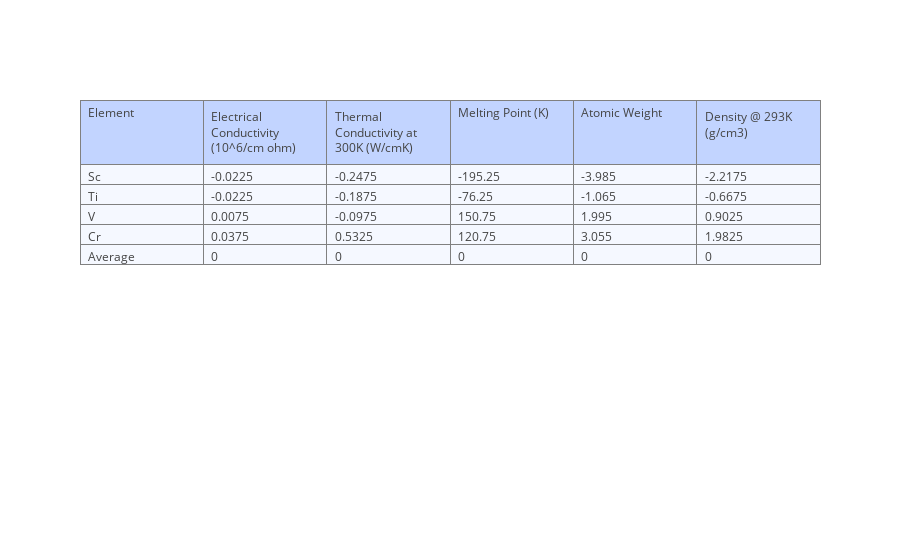

This figure's notebook cell:
### Markdown cell above
Since this is the input data, is it X from equation 1? No. An important consideration of X is that it is the pre-processed input data. Aside 1: in singular value decomposition (SVD) – another common data mining method – this data is indeed X in equation 1. The lack of removing the mean of the variables from the data as pre-processing is the primary difference between PCA and SVD. Aside 2: When do we not want to remove the mean? If we are interested in doing a study of the background as background effects are reduced in PCA, or if we are dealing with sparse data, where the measure of the mean of the data is not reliable.

In PCA, the rows of this matrix, which we will term X<Sub>input</Sub>, are the conditions (i.e. what we can control – chemistry, processing, structure, etc.) while the columns are the responses (e.g. properties, measurements, etc.). Note, if you do not pre-process the data such as in SVD, the final analysis result of the transpose is identical, and just T and P are opposite. If you do pre-process the data, then conditions must be the rows and responses must be the columns, otherwise your answer will be wrong.

First, we will subtract the mean (average) of each column from X<sub>input</sub>. The reason for removing the mean is so we can calculate the relational change in responses as a function of changing conditions. That is, without mean centering, we can identify general trends in the data but cannot easily capture specific relationships in the data. For example, melting point increases along with row number, but withoutmean centering, defining the physical explanation becomes challenging. This will become clearer when interpreting the final results. Subtracting the means of X<Sub>input</Sub> from each column yields X<sub>mean</sub> of:

### Code cell
# Calculate Xmean
Xmean = input_df - input_df.mean()
Xmean.loc['Average'] = Xmean.mean()

# Plot Xmean
iplot(plot_df(Xmean.round(4)), filename = 'Xmean_table')

### Figure 1 — Plotly figure (JSON) as saved in the notebook; plotly's stock layout.template omitted (floating-point values rounded to 4 significant figures)
{"data": [{"cells": {"align": ["left", "left", "left", "left", "left"], "fill": {"color": "#F5F8FF"}, "values": [["Sc", "Ti", "V", "Cr", "Average"], [-0.0225, -0.0225, 0.0075, 0.0375, 0], [-0.2475, -0.1875, -0.0975, 0.5325, 0], [-195.2, -76.25, 150.8, 120.8, 0], [-3.985, -1.065, 1.995, 3.055, 0], [-2.217, -0.6675, 0.9025, 1.982, 0]]}, "header": {"align": ["left", "left", "left", "left", "left"], "fill": {"color": "#C2D4FF"}, "values": ["Element", "Electrical Conductivity (10^6/cm ohm)", "Thermal Conductivity at 300K (W/cmK)", "Melting Point (K)", "Atomic Weight", "Density @ 293K (g/cm3)"]}, "type": "table", "uid": "e7cfc45a-bb56-49c4-b540-e4e54222da2e"}], "layout": {}}
